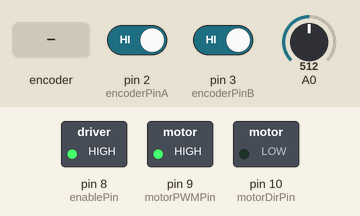
This sketch was run on a simulated Arduino Uno, built with avr-gcc and run on an emulated ATmega328P. Parts: switched loads named in the sketch (green lamp = pin HIGH). The test bench sets the inputs (shaded band); at power-on: A0 = 512, pin 2 (encoderPinA) HIGH, pin 3 (encoderPinB) HIGH.

Above: at 1.2 s.
1.3 s: A0 set to 142
2.8 s: A0 set to 119
At 3.3 s:
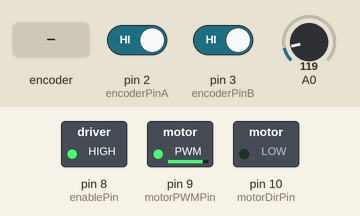
4.3 s: rotary encoder on pin 2 (encoderPinA) / pin 3 (encoderPinB) turned 2 steps (second pin leading)
At 4.9 s:
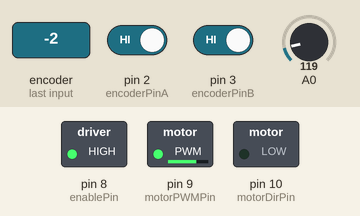
6.2 s: A0 set to 0
At 7.3 s:
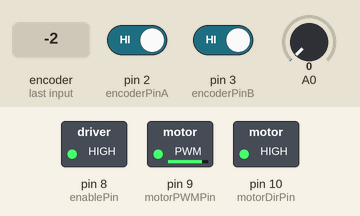
7.7 s: rotary encoder on pin 2 (encoderPinA) / pin 3 (encoderPinB) turned 3 steps (first pin leading)
At 9.4 s:
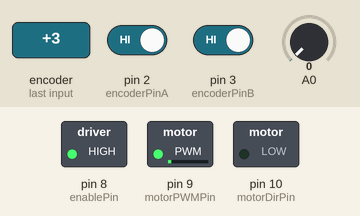
9.8 s: rotary encoder on pin 2 (encoderPinA) / pin 3 (encoderPinB) turned 3 steps (first pin leading)
At 10.7 s:
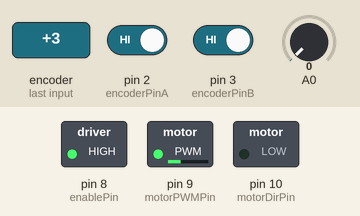
Timing chart, 0 to 12.8 s (numbered marks = the images above; inputs shaded):
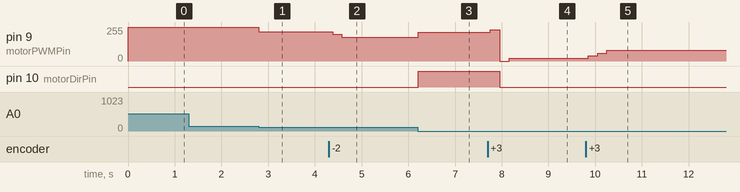

The sketch:

MotorwithEncoderPOLULU.ino
```cpp
#define CW  0
#define CCW 1

//motor control pin
#define motorDirPin 10
#define motorPWMPin 9
#define enablePin 8

//encoder pin
#define encoderPinA 2
#define encoderPinB 3

//encoder var
int encoderPos = 0;

//P control
float Kp          = 20;
float Ki          = 0;
float Kd          = 0;
int   targetPos;
int   error;
int   prevError;
float   integral;
float   derivative;
float   dt = 0.01;//10 milisecond
int   control;
int   velocity;

//external interrupt encoder
void doEncoderA() {
  if (digitalRead(encoderPinB) == HIGH) {
    encoderPos++;
  }
  else {
    encoderPos--;
  }
}

void setup()
{
   //Serial.begin(9600);


  //setup interrupt
    pinMode(encoderPinA, INPUT_PULLUP);
    pinMode(encoderPinB, INPUT_PULLUP);
    attachInterrupt(digitalPinToInterrupt(encoderPinA), doEncoderA,RISING);

    //setup motor driver
    pinMode(motorDirPin, OUTPUT);
    pinMode(enablePin, OUTPUT);
    digitalWrite(enablePin, HIGH);


}

void loop()
{
    targetPos =analogRead(A0)/10;//ADC max 1023
    error   = targetPos - encoderPos;
    integral += error * dt;
    derivative = (error - prevError)/dt;
    control = (Kp*error) + (Ki*integral) + (Kd*derivative);

    velocity = min(max(control, -255), 255);
    if(velocity >= 0)
    {
        digitalWrite(motorDirPin, CW);
        analogWrite(motorPWMPin, velocity);
    }
    else
    {
        digitalWrite(motorDirPin, CCW);
        analogWrite(motorPWMPin, 255+velocity);
    }
    //Serial.println(encoderPos);
    prevError = error;

    delay(dt*1000);

}
```

Measured:
- after the input at 1.3 s, every drawn part: stays the same
- after the input at 2.8 s, pin 9 (motorPWMPin): 255/255 → 220/255 at once
- after the input at 4.3 s, pin 9 (motorPWMPin): 220/255 → 200/255 after 0.08 s, → 180/255 0.19 s later
- after the input at 6.2 s, pin 9 (motorPWMPin): 180/255 → 215/255 at once; pin 10 (motorDirPin): LOW → HIGH at once
- after the input at 7.7 s, pin 9 (motorPWMPin): 215/255 → 235/255 after 0.06 s, → 0/255 0.19 s later, → 20/255 0.21 s later; pin 10 (motorDirPin): HIGH → LOW after 0.25 s
- after the input at 9.8 s, pin 9 (motorPWMPin): 20/255 → 40/255 after 0.05 s, → 60/255 0.21 s later, → 80/255 0.19 s later
